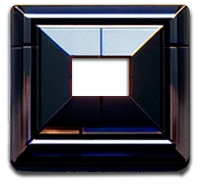
#> input picture image_alteration/panel_empty1.png, 204 x 195 px
$ python png_to_ico_cli.py panel_empty1.png
#> lines starting #> are read from the running program, lines starting #| are printed output that depends on the picture
#!/usr/bin/env python3
"""
PNG to ICO Converter - Command Line Version
Converts PNG files with transparency to Windows-compatible ICO files.
Automatically crops excess transparent space around the image.
"""

import argparse
import os
import sys
from PIL import Image

def crop_transparent_image(img):
    """
    Crop excess transparent pixels from around the image.
    Returns the cropped image.
    """
    # Convert to RGBA if not already
    if img.mode != 'RGBA':
        img = img.convert('RGBA')

    # Get the bounding box of non-transparent pixels
    bbox = img.getbbox()

    if bbox:
        # Crop to the bounding box
        return img.crop(bbox)
    else:
        # If image is completely transparent, return original
        return img

def create_ico_from_png(input_path, output_path, sizes=None):
    """
    Convert a PNG file to ICO format with multiple sizes.
    This version manually creates the ICO file to ensure all sizes are properly embedded.

    Args:
        input_path: Path to input PNG file
        output_path: Path to output ICO file
        sizes: List of sizes to include in ICO (default: [16, 20, 24, 32, 40, 48, 64, 96, 128, 256])
    """
#> called with input_path = 'panel_empty1.png', output_path = 'panel_empty1.ico'
    import struct
    import io

    if sizes is None:
        # Standard Windows icon sizes for optimal display
        sizes = [16, 20, 24, 32, 40, 48, 64, 96, 128, 256]

    try:
        # Open the PNG image
        original_img = Image.open(input_path)
#> original_img is the input picture: PIL image 204x195 RGBA; mean R, G, B, A 35.8, 36.7, 44.1, 185.3
        if original_img.mode != 'RGBA':
            original_img = original_img.convert('RGBA')
        print(f"Original image size: {original_img.size}")
#| Original image size: (204, 195)

        # Crop excess transparent space
        cropped_img = crop_transparent_image(original_img)
#> in crop_transparent_image, `bbox = img.getbbox()`: bbox = (5, 3, 194, 180)
#> in crop_transparent_image, `return img.crop(bbox)`:
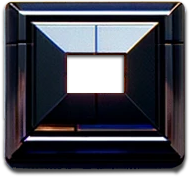
#> returned value: PIL image 189x177 RGBA; mean R, G, B, A 42.6, 43.6, 52.4, 220.3; transparent parts drawn white
        print(f"Cropped image size: {cropped_img.size}")
#| Cropped image size: (189, 177)

        # Prepare image data for each size
        icon_data = []
        for size in sorted(sizes):
            # Resize image maintaining transparency
            resized = cropped_img.resize((size, size), Image.Resampling.LANCZOS)

            # Save as PNG data (better transparency support than BMP)
            png_buffer = io.BytesIO()
            resized.save(png_buffer, format='PNG')
            png_data = png_buffer.getvalue()

            icon_data.append({
                'width': size if size < 256 else 0,  # 0 means 256 in ICO format
                'height': size if size < 256 else 0,
                'colors': 0,  # 0 for PNG format
                'reserved': 0,
                'planes': 1,
                'bit_count': 32,  # 32-bit RGBA
                'size': len(png_data),
                'data': png_data
            })
#> this loop made 10 passes
#> pass 1, in create_ico_from_png, `resized = cropped_img.resize((size, size), Image.Resampling.LANCZOS)`:
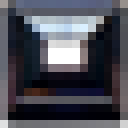
#> resized: PIL image 16x16 RGBA (shown 8 times larger); mean R, G, B, A 45.8, 46.5, 56.3, 222.1; transparent parts drawn white
#> pass 2, in create_ico_from_png, `resized = cropped_img.resize((size, size), Image.Resampling.LANCZOS)`:
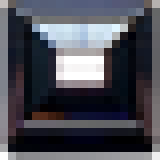
#> resized: PIL image 20x20 RGBA (shown 8 times larger); mean R, G, B, A 47.6, 47.6, 57.2, 221.8; transparent parts drawn white
#> pass 3, in create_ico_from_png, `resized = cropped_img.resize((size, size), Image.Resampling.LANCZOS)`:
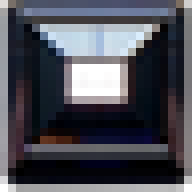
#> resized: PIL image 24x24 RGBA (shown 8 times larger); mean R, G, B, A 49.5, 49.1, 58.9, 221.3; transparent parts drawn white
#> after the loop:
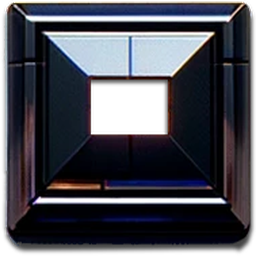
#> resized: PIL image 256x256 RGBA; mean R, G, B, A 43.8, 44.8, 53.5, 220.1; transparent parts drawn white
#> after the loop, icon_data = 10 items

        # Write ICO file manually
        with open(output_path, 'wb') as f:
            # ICO header: Reserved(2), Type(2), Count(2)
            f.write(struct.pack('<HHH', 0, 1, len(icon_data)))

            # Calculate data offset
            data_offset = 6 + (16 * len(icon_data))
#> data_offset = 166

            # Write directory entries
            for icon in icon_data:
                f.write(struct.pack('<BBBBHHLL',
                    icon['width'], icon['height'], icon['colors'], icon['reserved'],
                    icon['planes'], icon['bit_count'], icon['size'], data_offset
                ))
                data_offset += icon['size']
#> this loop made 10 passes
#> data_offset on passes 1 to 10: 944, 2028, 3485, 5726, 8967, 13209, 20058, 34134, 57391, 127758
#> after the loop, data_offset = 127758

            # Write image data
            for icon in icon_data:
                f.write(icon['data'])

        return True, f"Successfully converted to ICO with {len(icon_data)} sizes: {sizes}"

    except Exception as e:
        return False, f"Error converting image: {str(e)}"

def main():
    parser = argparse.ArgumentParser(
        description='Convert PNG files to Windows-compatible ICO files with automatic cropping.',
        formatter_class=argparse.RawDescriptionHelpFormatter,
        epilog="""
Examples:
  %(prog)s input.png                           # Creates input.ico with all standard sizes
  %(prog)s input.png -o icon.ico               # Specify output filename
  %(prog)s input.png -s 16 32 48 64            # Only create specific sizes
  %(prog)s input.png -s 16 32 64 -o small.ico # Combine custom sizes with output name
        """
    )

    parser.add_argument('input', help='Input PNG file path')
    parser.add_argument('-o', '--output', help='Output ICO file path (default: same as input with .ico extension)')
    parser.add_argument('-s', '--sizes', type=int, nargs='+',
                       default=[16, 20, 24, 32, 40, 48, 64, 96, 128, 256],
                       help='Icon sizes to include (default: 16 20 24 32 40 48 64 96 128 256)')
    parser.add_argument('-v', '--verbose', action='store_true',
                       help='Enable verbose output')

    args = parser.parse_args()

    # Check if input file exists
    if not os.path.exists(args.input):
        print(f"Error: Input file '{args.input}' does not exist.", file=sys.stderr)
        return 1

    # Check if input is a PNG file
    if not args.input.lower().endswith('.png'):
        print(f"Warning: Input file '{args.input}' does not have .png extension.")

    # Generate output filename if not provided
    if args.output is None:
        base_name = os.path.splitext(args.input)[0]
        args.output = base_name + '.ico'

    # Validate sizes
    valid_sizes = [size for size in args.sizes if 1 <= size <= 256]
    if not valid_sizes:
        print("Error: No valid icon sizes provided. Sizes must be between 1 and 256.", file=sys.stderr)
        return 1

    if len(valid_sizes) != len(args.sizes):
        invalid_sizes = [size for size in args.sizes if size not in valid_sizes]
        print(f"Warning: Ignoring invalid sizes: {invalid_sizes}")

    # Sort sizes for consistency
    valid_sizes.sort()

    if args.verbose:
        print(f"Input file: {args.input}")
        print(f"Output file: {args.output}")
        print(f"Icon sizes: {valid_sizes}")
        print()

    # Perform conversion
    success, message = create_ico_from_png(args.input, args.output, valid_sizes)
#> success = True

    if success:
        print(f"✓ {message}")
#| ✓ Successfully converted to ICO with 10 sizes: [16, 20, 24, 32, 40, 48, 64, 96, 128, 256]
        if os.path.exists(args.output):
            file_size = os.path.getsize(args.output)
            print(f"✓ ICO file created: {args.output} ({file_size} bytes)")
        return 0
    else:
        print(f"✗ {message}", file=sys.stderr)
        return 1

if __name__ == "__main__":
    sys.exit(main())
#> (the program exits here)
